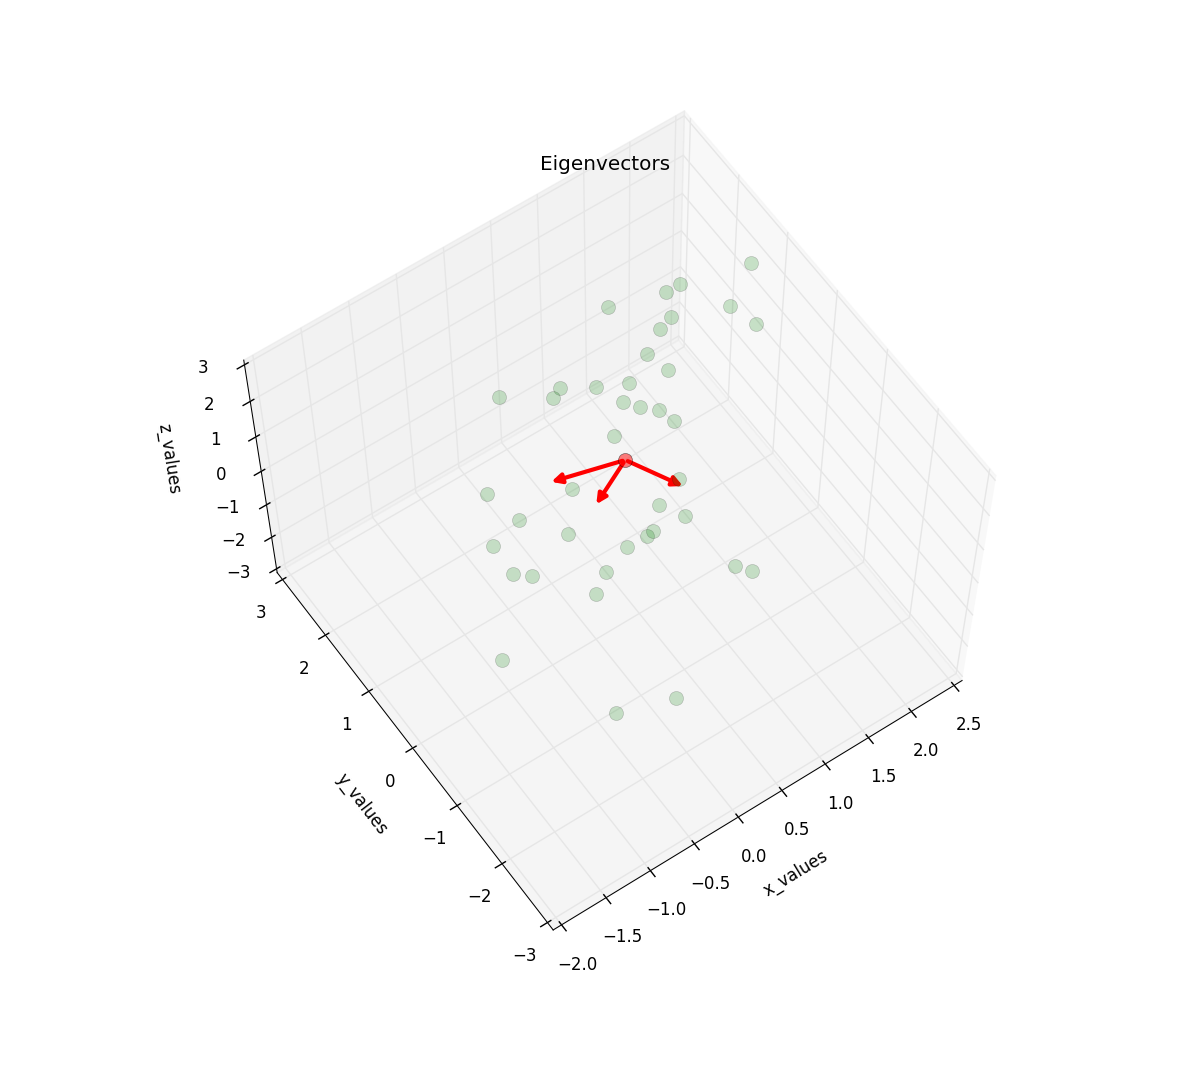

Write Python code to recreate this figure.
# Sebastian Raschka 03/2014

import numpy as np
from matplotlib import pyplot as plt
from mpl_toolkits.mplot3d import Axes3D
from matplotlib.patches import FancyArrowPatch
from mpl_toolkits.mplot3d import proj3d

class Arrow3D(FancyArrowPatch):
    def __init__(self, xs, ys, zs, *args, **kwargs):
        FancyArrowPatch.__init__(self, (0,0), (0,0), *args, **kwargs)
        self._verts3d = xs, ys, zs

    def draw(self, renderer):
        xs3d, ys3d, zs3d = self._verts3d
        xs, ys, zs = proj3d.proj_transform(xs3d, ys3d, zs3d, renderer.M)
        self.set_positions((xs[0],ys[0]),(xs[1],ys[1]))
        FancyArrowPatch.draw(self, renderer)


# Generate some example data
mu_vec1 = np.array([0,0,0])
cov_mat1 = np.array([[1,0,0],[0,1,0],[0,0,1]])
class1_sample = np.random.multivariate_normal(mu_vec1, cov_mat1, 20)

mu_vec2 = np.array([1,1,1])
cov_mat2 = np.array([[1,0,0],[0,1,0],[0,0,1]])
class2_sample = np.random.multivariate_normal(mu_vec2, cov_mat2, 20)

# concatenate data for PCA
samples = np.concatenate((class1_sample, class2_sample), axis=0)

# mean values
mean_x = np.mean(samples[:,0])
mean_y = np.mean(samples[:,1])
mean_z = np.mean(samples[:,2])

#eigenvectors and eigenvalues
eig_val, eig_vec = np.linalg.eig(cov_mat1)

################################
#plotting eigenvectors
################################    

fig = plt.figure(figsize=(15,15))
ax = fig.add_subplot(111, projection='3d')

ax.plot(samples[:,0], samples[:,1], samples[:,2], 'o', markersize=10, color='green', alpha=0.2)
ax.plot([mean_x], [mean_y], [mean_z], 'o', markersize=10, color='red', alpha=0.5)
for v in eig_vec:
    a = Arrow3D([mean_x, v[0]], [mean_y, v[1]], [mean_z, v[2]], mutation_scale=20, lw=3, arrowstyle="-|>", color="r")
    ax.add_artist(a)
ax.set_xlabel('x_values')
ax.set_ylabel('y_values')
ax.set_zlabel('z_values')

plt.title('Eigenvectors')

plt.draw()
plt.show()
